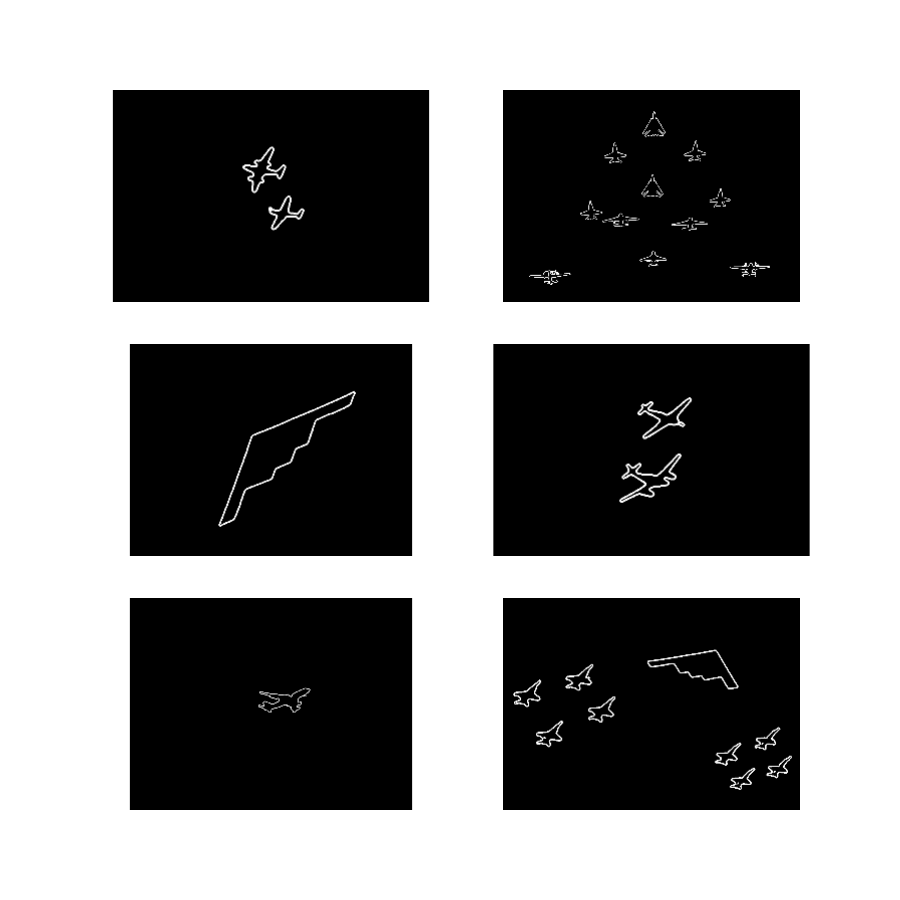

Reproduce this figure in Python.
from matplotlib import pyplot as plt
from skimage import data, feature, filters, morphology

plt.figure(figsize=(9, 9))
for i, file_name in enumerate(['samolot02.jpg', 'samolot03.jpg', 'samolot09.jpg', 'samolot12.jpg', 'samolot14.jpg',
                               'samolot16.jpg']):
    image = data.imread(file_name, True)
    image = feature.canny(image, sigma=3)
    image = morphology.dilation(image)
    image = filters.gaussian(image, sigma=1)
    plt.subplot(3, 2, i + 1)
    plt.axis('off')
    plt.imshow(image, cmap="gray")

plt.savefig('images.pdf')
